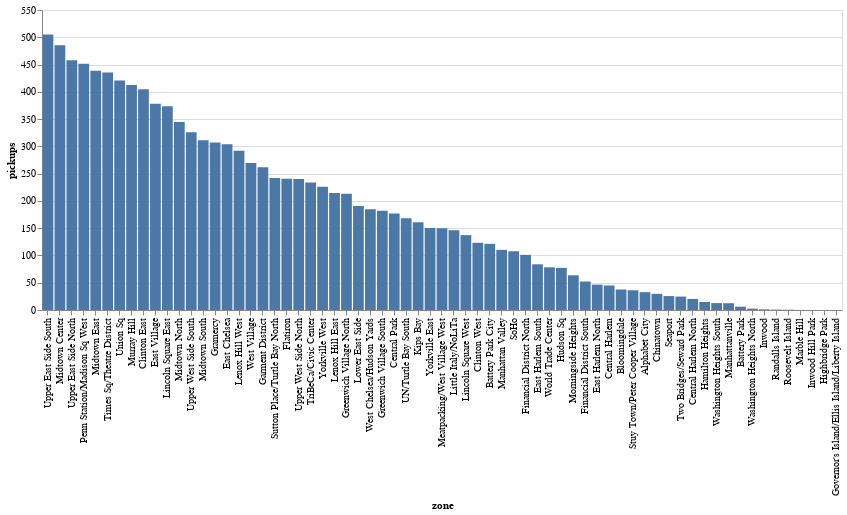

The code cell stored with this chart in its notebook:
### Markdown cell above
## 3. Histogram Comparison: Pickups per Zone
The plot shows Manhattan zones ordered by their average number of pickups over the year.

The top ten here:

|Zone|Number of Pickups (mean)|
| --- | --- |
|Upper East Side South:|505.161416|
|Midtown Center|485.399543|
|Upper East Side North|457.652283|
|Penn Station/Madison Sq West|451.312671|
|Midtown East|438.765411|
|Times Sq/Theatre District|435.514155|
|Union Sq|420.867009|
|Murray Hill|412.360616|
|Clinton East|404.736301|
|East Village|377.901941|

### Code cell
df_grouped = df2[['zone', 'pickups']]
df_grouped = df_grouped.groupby('zone').mean().sort_values('pickups', ascending=False).reset_index()

pickups_by_zone = alt.Chart(df_grouped).mark_bar().encode(
    x=alt.X('zone',
            sort=alt.Sort(field='pickups',
                         order='descending')
    ),
    y='pickups',
    tooltip='zone'
).properties(
    width=800
)
pickups_by_zone

### Figure 1 — Vega-Lite specification as saved in the notebook (floating-point values rounded to 4 significant figures)
{"config": {"view": {"continuousWidth": 400, "continuousHeight": 300}}, "data": {"name": "data-693bc07e9fc07893755971e058b3df7c"}, "mark": "bar", "encoding": {"tooltip": {"type": "nominal", "field": "zone"}, "x": {"type": "nominal", "field": "zone", "sort": {"field": "pickups", "order": "descending"}}, "y": {"type": "quantitative", "field": "pickups"}}, "width": 800, "$schema": "https://vega.github.io/schema/vega-lite/v4.8.1.json", "datasets": {"data-693bc07e9fc07893755971e058b3df7c": [{"zone": "Upper East Side South", "pickups": 505.2}, {"zone": "Midtown Center", "pickups": 485.4}, {"zone": "Upper East Side North", "pickups": 457.7}, {"zone": "Penn Station/Madison Sq West", "pickups": 451.3}, {"zone": "Midtown East", "pickups": 438.8}, {"zone": "Times Sq/Theatre District", "pickups": 435.5}, {"zone": "Union Sq", "pickups": 420.9}, {"zone": "Murray Hill", "pickups": 412.4}, {"zone": "Clinton East", "pickups": 404.7}, {"zone": "East Village", "pickups": 377.9}, {"zone": "Lincoln Square East", "pickups": 373.7}, {"zone": "Midtown North", "pickups": 344.5}, {"zone": "Upper West Side South", "pickups": 325.8}, {"zone": "Midtown South", "pickups": 311.4}, {"zone": "Gramercy", "pickups": 307.0}, {"zone": "East Chelsea", "pickups": 304.1}, {"zone": "Lenox Hill West", "pickups": 291.8}, {"zone": "West Village", "pickups": 269.5}, {"zone": "Garment District", "pickups": 261.9}, {"zone": "Sutton Place/Turtle Bay North", "pickups": 241.9}, {"zone": "Flatiron", "pickups": 240.8}, {"zone": "Upper West Side North", "pickups": 240.0}, {"zone": "TriBeCa/Civic Center", "pickups": 233.8}, {"zone": "Yorkville West", "pickups": 226.2}, {"zone": "Lenox Hill East", "pickups": 214.6}, {"zone": "Greenwich Village North", "pickups": 213.1}, {"zone": "Lower East Side", "pickups": 190.7}, {"zone": "West Chelsea/Hudson Yards", "pickups": 184.8}, {"zone": "Greenwich Village South", "pickups": 182.2}, {"zone": "Central Park", "pickups": 176.8}, {"zone": "UN/Turtle Bay South", "pickups": 168.2}, {"zone": "Kips Bay", "pickups": 160.9}, {"zone": "Yorkville East", "pickups": 150.4}, {"zone": "Meatpacking/West Village West", "pickups": 150.0}, {"zone": "Little Italy/NoLiTa", "pickups": 146.3}, {"zone": "Lincoln Square West", "pickups": 137.2}, {"zone": "Clinton West", "pickups": 123.2}, {"zone": "Battery Park City", "pickups": 121.3}, {"zone": "Manhattan Valley", "pickups": 110.2}, {"zone": "SoHo", "pickups": 107.7}, {"zone": "Financial District North", "pickups": 101.1}, {"zone": "East Harlem South", "pickups": 83.76}, {"zone": "World Trade Center", "pickups": 78.27}, {"zone": "Hudson Sq", "pickups": 77.29}, {"zone": "Morningside Heights", "pickups": 63.61}, {"zone": "Financial District South", "pickups": 52.21}, {"zone": "East Harlem North", "pickups": 46.45}, {"zone": "Central Harlem", "pickups": 44.93}, {"zone": "Bloomingdale", "pickups": 37.59}, {"zone": "Stuy Town/Peter Cooper Village", "pickups": 36.17}, {"zone": "Alphabet City", "pickups": 32.73}, {"zone": "Chinatown", "pickups": 29.6}, {"zone": "Seaport", "pickups": 25.54}, {"zone": "Two Bridges/Seward Park", "pickups": 24.61}, {"zone": "Central Harlem North", "pickups": 20.31}, {"zone": "Hamilton Heights", "pickups": 14.71}, {"zone": "Washington Heights South", "pickups": 12.64}, {"zone": "Manhattanville", "pickups": 12.41}, {"zone": "Battery Park", "pickups": 6.087}, {"zone": "Washington Heights North", "pickups": 2.479}, {"zone": "Inwood", "pickups": 1.23}, {"zone": "Randalls Island", "pickups": 0.7677}, {"zone": "Roosevelt Island", "pickups": 0.5728}, {"zone": "Marble Hill", "pickups": 0.1231}, {"zone": "Inwood Hill Park", "pickups": 0.07705}, {"zone": "Highbridge Park", "pickups": 0.06906}, {"zone": "Governor's Island/Ellis Island/Liberty Island", "pickups": 0.0001142}]}}
